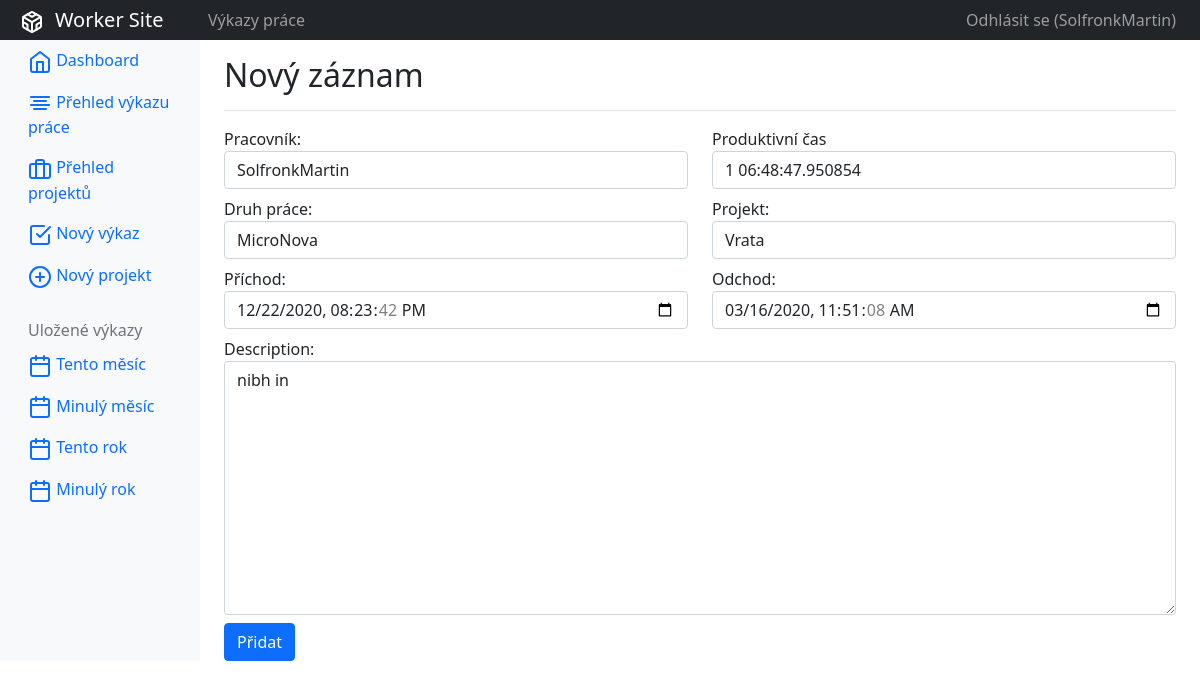
/report/copy/4/ (signed in), run on the app's committed database.
### accounts/models.py (models this page shows)
class CustomUser(AbstractUser):
    id = models.AutoField(primary_key=True, null=False)
    def __str__(self):
        return self.username

### work_report/models.py (models this page shows, shortened)
class WorkReport(models.Model):
    id = models.AutoField(primary_key=True, null=False)
    worker = models.ForeignKey(CustomUser, null=True,
                               on_delete=models.SET_NULL)
    description = models.TextField(null=False)
    arrival = models.DateTimeField(null=False)
    departure = models.DateTimeField(null=False)
    productive_time = models.DurationField(default=timedelta())
    type_of_work = models.ForeignKey(TypeOfWork, null=True,
                                     on_delete=models.SET_NULL)
    project = models.ForeignKey(Project, null=True, on_delete=models.SET_NULL)
    creat_time = models.DateTimeField(auto_now_add=True, null=False)
    edit_time = models.DateTimeField(auto_now=True)

### work_report/decorators.py (the view)
        def wrapper(request, *args, **kwargs):
            if len({gr.name for gr in request.user.groups.all()}.intersection(
                    allowed_groups)) != 0:
                return func(request, *args, **kwargs)
            else:
                return redirect('unauthorised-AR')

### templates/templatetags.py (called while the page is built)
@register.simple_tag(takes_context=False)
def current_year_filter():
    start_of_current_year = \
        date(datetime.today().year, 1, 1)
    return f'?worker=&project=&type_of_work=&start=' \
           f'{start_of_current_year}T12%3A00&end='

@register.simple_tag(takes_context=False)
def last_year_filter():
    start_of_current_year = \
        date(datetime.today().year, 1, 1)
    start_of_last_year = \
        start_of_current_year - dateutil.relativedelta.relativedelta(year=1)
    return f'?worker=&project=&type_of_work=&start=' \
           f'{start_of_last_year}T12%3A00&end={start_of_current_year}T12%3A00'

@register.simple_tag(takes_context=False)
def current_month_filter():
    start_of_current_month = \
        date(datetime.today().year, datetime.today().month, 1)
    return f'?worker=&project=&type_of_work=&start=' \
           f'{start_of_current_month}T12%3A00&end='

@register.simple_tag(takes_context=False)
def last_month_filter():
    start_of_current_month = \
        date(datetime.today().year, datetime.today().month, 1)
    start_of_last_month = \
        start_of_current_month - dateutil.relativedelta.relativedelta(months=1)
    return f'?worker=&project=&type_of_work=&start=' \
           f'{start_of_last_month}T12%3A00&end=' \
           f'{start_of_current_month}T12%3A00'

### work_report/models.py (called while the page is built)
    def __str__(self):
        if len(self.name) > 20:
            return self.name[:20 - 3] + '...'
        else:
            return self.name

    def __str__(self):
        if len(self.label) > 20:
            return self.label[:20 - 3] + '...'
        else:
            return self.label

### work_report/views.py (called while the page is built)
@login_required(login_url='login-AC')
@allowed_users(allowed_groups={'admin', 'worker'})
def copy_report(request, pk):
    report = models.WorkReport.objects.get(id=pk)
    form = forms.NewWorkReportForm(instance=report)
    if request.method == 'POST':
        logging.info('Post request:', request.POST)
        form = forms.NewWorkReportForm(request.POST)
        if form.is_valid():
            form.save()
            return redirect('report_list-WR')
    context = {'form': form, 'title': 'Nový záznam', }
    return render(request, 'work_report/new_report_form.html', context)

### templates/work_report/new_report_form.html (shortened to what this page needs)
{% extends 'shared/base.html' %}
{% load widget_tweaks %}
{% block content %}
    {% include 'work_report/components/left_bar.html' %}
    <main role="main" class="col-md-9 ml-sm-auto col-lg-10 pt-3 px-4">
        {% include 'work_report/components/header.html' %}
        <form method="post"> {% csrf_token %}
            <div class="row my-2">
                <div class="col">
                    {{ form.worker.label_tag }}
                    {% render_field form.worker class="form-control" %}
                </div>
                <div class="col">
                    {{ form.productive_time.label }}
                    <div style="display: flex">
                        {% render_field form.productive_time class="form-control" style="flex-direction: row" %}
                    </div>
                </div>
            </div>
            <div class="row my-2">
                <div class="col">
                    {{ form.type_of_work.label_tag }}
                    {% render_field form.type_of_work class="form-control" %}
                </div>
                <div class="col">
                    {{ form.project.label_tag }}
                    {% render_field form.project class="form-control" %}
                </div>
            </div>
            <div class="row my-2">
                <div class="col">
                    {{ form.arrival.label_tag }}
                    {% render_field form.arrival type="datetime-local" class="form-control" %}
                </div>
                <div class="col">
                    {{ form.departure.label_tag }}
                    {% render_field form.departure type="datetime-local" class="form-control" %}
                </div>
            </div>
            <div class="row my-2">
                <div class="col">
                    {{ form.description.label_tag }}
                    {% render_field form.description wors="3" class="form-control" %}
                </div>
            </div>
            <button type="submit" class="btn btn-primary">Přidat</button>
        </form>
    </main>
{% endblock content %}

### templates/shared/top_bar.html
<nav class="navbar navbar-dark sticky-top bg-dark navbar-expand-lg p-0">
    <div class="col-md-2 text-center">
        <a class="navbar-brand col-sm-3 col-md-2 mr-0 " href="{% url 'dashboard-WR' %}">
            <span data-feather="codesandbox"></span>&nbsp;&nbsp;Worker Site</a>
    </div>
    <div class="collapse navbar-collapse" id="navbarSupportedContent">
        <ul class="navbar-nav mr-auto">
            <li class="nav-item text-nowrap">
                <a class="nav-link" href="{% url 'dashboard-WR' %}">Výkazy práce</a>
            </li>
        </ul>
    </div>
    <ul class="navbar-nav px-3">
        <li class="nav-item text-nowrap">
            <a class="nav-link" href="{% url 'logout-AC' %}">Odhlásit se ({{ request.user }})</a>
        </li>
    </ul>
</nav>

### data on the page
CustomUser: user "SolfronkMartin"
WorkReport: worker "SolfronkMartin", productive_time "1 06:48:47.950854", type_of_work "MicroNova", project "Vrata", arrival "12/22/2020 20:23:42", departure "03/16/2020 11:51:08", description "nibh in"

### other printed values
{{ title|default:"" }} "Nový záznam"
